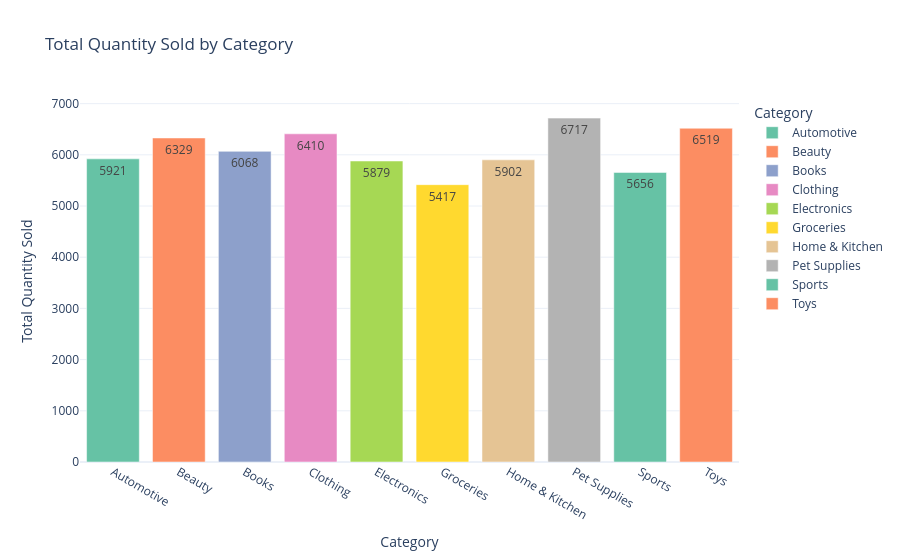

The notebook cell this image was saved under:
### Code cell
import plotly.express as px
category_sales = ecommerce_dataset.groupby("category", as_index=False).agg(
    total_quantity=("total_quantity", "sum")
)
bar_chart= px.bar(
    category_sales,
    x="category",
    y="total_quantity",
    color="category",
    text_auto=True,
    color_discrete_sequence=px.colors.qualitative.Set2,
    title="Total Quantity Sold by Category",

    labels={
        "category": "Category",
        "total_quantity": "Total Quantity Sold"

    },

    template="plotly_white"
)
bar_chart.show(config=CHART_CONFIG)

### Figure 1 — Plotly figure (JSON) as saved in the notebook; plotly's stock layout.template omitted (floating-point values rounded to 4 significant figures)
{"data": [{"hovertemplate": "Category=%{x}<br>Total Quantity Sold=%{y}<extra></extra>", "legendgroup": "Automotive", "marker": {"color": "rgb(102,194,165)", "pattern": {"shape": ""}}, "name": "Automotive", "orientation": "v", "showlegend": true, "textposition": "auto", "texttemplate": "%{y}", "type": "bar", "x": ["Automotive"], "xaxis": "x", "y": [5921], "yaxis": "y"}, {"hovertemplate": "Category=%{x}<br>Total Quantity Sold=%{y}<extra></extra>", "legendgroup": "Beauty", "marker": {"color": "rgb(252,141,98)", "pattern": {"shape": ""}}, "name": "Beauty", "orientation": "v", "showlegend": true, "textposition": "auto", "texttemplate": "%{y}", "type": "bar", "x": ["Beauty"], "xaxis": "x", "y": [6329], "yaxis": "y"}, {"hovertemplate": "Category=%{x}<br>Total Quantity Sold=%{y}<extra></extra>", "legendgroup": "Books", "marker": {"color": "rgb(141,160,203)", "pattern": {"shape": ""}}, "name": "Books", "orientation": "v", "showlegend": true, "textposition": "auto", "texttemplate": "%{y}", "type": "bar", "x": ["Books"], "xaxis": "x", "y": [6068], "yaxis": "y"}, {"hovertemplate": "Category=%{x}<br>Total Quantity Sold=%{y}<extra></extra>", "legendgroup": "Clothing", "marker": {"color": "rgb(231,138,195)", "pattern": {"shape": ""}}, "name": "Clothing", "orientation": "v", "showlegend": true, "textposition": "auto", "texttemplate": "%{y}", "type": "bar", "x": ["Clothing"], "xaxis": "x", "y": [6410], "yaxis": "y"}, {"hovertemplate": "Category=%{x}<br>Total Quantity Sold=%{y}<extra></extra>", "legendgroup": "Electronics", "marker": {"color": "rgb(166,216,84)", "pattern": {"shape": ""}}, "name": "Electronics", "orientation": "v", "showlegend": true, "textposition": "auto", "texttemplate": "%{y}", "type": "bar", "x": ["Electronics"], "xaxis": "x", "y": [5879], "yaxis": "y"}, {"hovertemplate": "Category=%{x}<br>Total Quantity Sold=%{y}<extra></extra>", "legendgroup": "Groceries", "marker": {"color": "rgb(255,217,47)", "pattern": {"shape": ""}}, "name": "Groceries", "orientation": "v", "showlegend": true, "textposition": "auto", "texttemplate": "%{y}", "type": "bar", "x": ["Groceries"], "xaxis": "x", "y": [5417], "yaxis": "y"}, {"hovertemplate": "Category=%{x}<br>Total Quantity Sold=%{y}<extra></extra>", "legendgroup": "Home & Kitchen", "marker": {"color": "rgb(229,196,148)", "pattern": {"shape": ""}}, "name": "Home & Kitchen", "orientation": "v", "showlegend": true, "textposition": "auto", "texttemplate": "%{y}", "type": "bar", "x": ["Home & Kitchen"], "xaxis": "x", "y": [5902], "yaxis": "y"}, {"hovertemplate": "Category=%{x}<br>Total Quantity Sold=%{y}<extra></extra>", "legendgroup": "Pet Supplies", "marker": {"color": "rgb(179,179,179)", "pattern": {"shape": ""}}, "name": "Pet Supplies", "orientation": "v", "showlegend": true, "textposition": "auto", "texttemplate": "%{y}", "type": "bar", "x": ["Pet Supplies"], "xaxis": "x", "y": [6717], "yaxis": "y"}, {"hovertemplate": "Category=%{x}<br>Total Quantity Sold=%{y}<extra></extra>", "legendgroup": "Sports", "marker": {"color": "rgb(102,194,165)", "pattern": {"shape": ""}}, "name": "Sports", "orientation": "v", "showlegend": true, "textposition": "auto", "texttemplate": "%{y}", "type": "bar", "x": ["Sports"], "xaxis": "x", "y": [5656], "yaxis": "y"}, {"hovertemplate": "Category=%{x}<br>Total Quantity Sold=%{y}<extra></extra>", "legendgroup": "Toys", "marker": {"color": "rgb(252,141,98)", "pattern": {"shape": ""}}, "name": "Toys", "orientation": "v", "showlegend": true, "textposition": "auto", "texttemplate": "%{y}", "type": "bar", "x": ["Toys"], "xaxis": "x", "y": [6519], "yaxis": "y"}], "layout": {"barmode": "relative", "legend": {"title": {"text": "Category"}, "tracegroupgap": 0}, "title": {"text": "Total Quantity Sold by Category"}, "xaxis": {"anchor": "y", "categoryarray": ["Automotive", "Beauty", "Books", "Clothing", "Electronics", "Groceries", "Home & Kitchen", "Pet Supplies", "Sports", "Toys"], "categoryorder": "array", "domain": [0, 1], "title": {"text": "Category"}}, "yaxis": {"anchor": "x", "domain": [0, 1], "title": {"text": "Total Quantity Sold"}}}}
